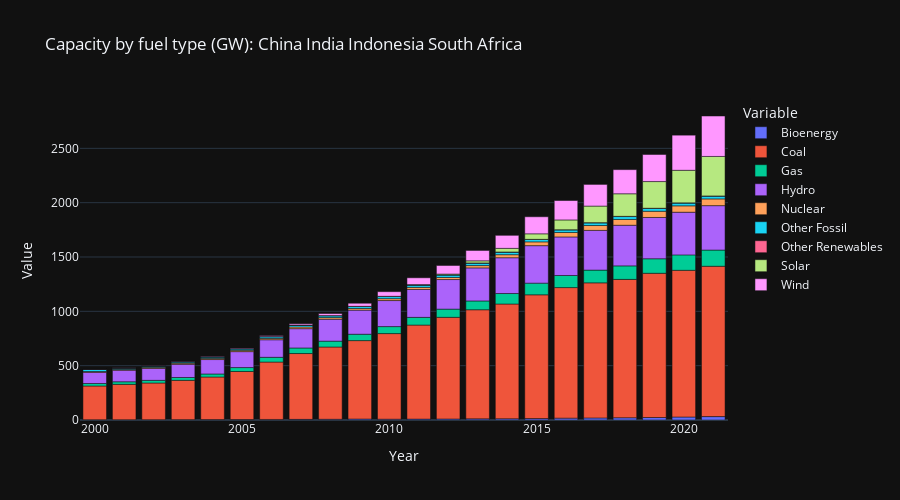
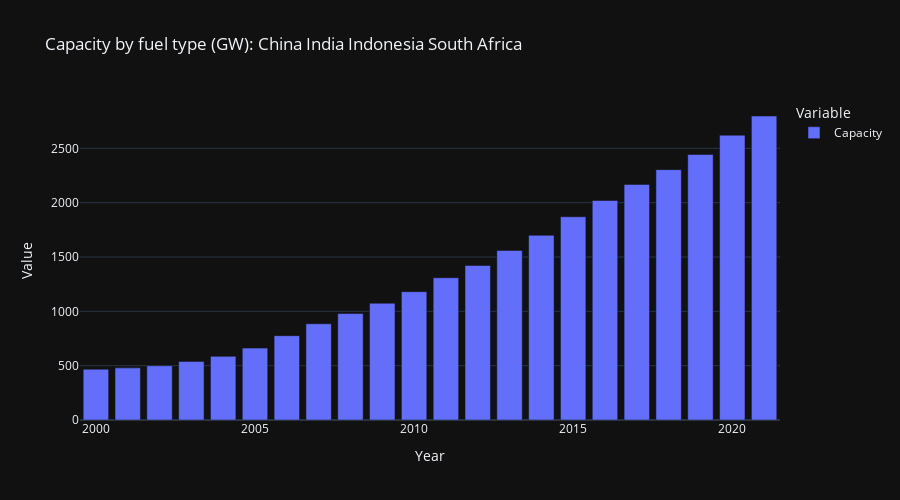
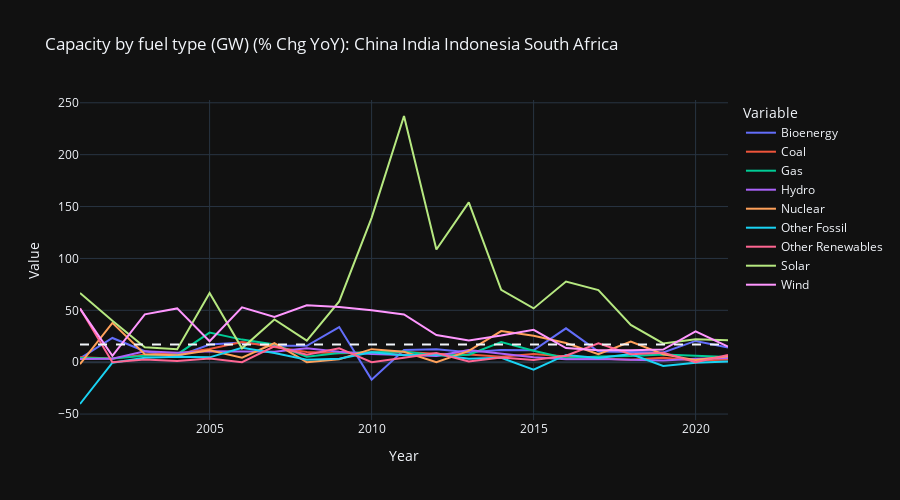
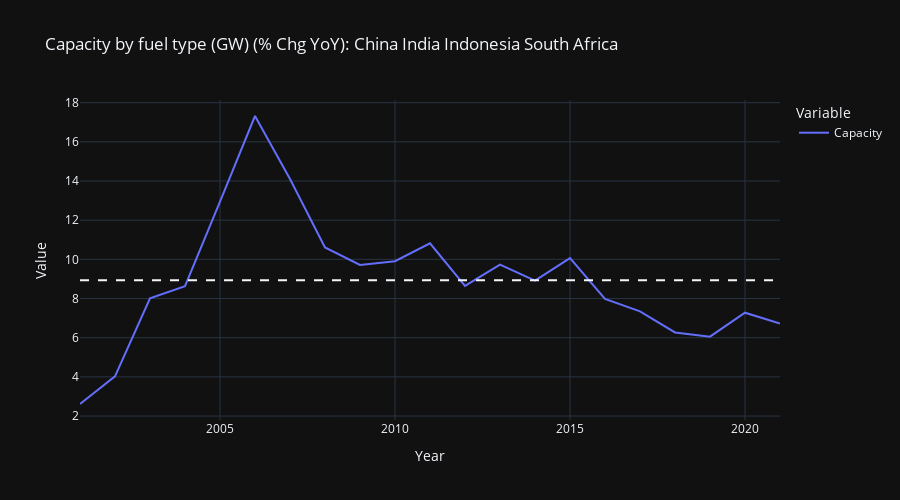

These figures' notebook cell, in order:
### Code cell
import pandas as pd
import plotly_express as px

geo_list = ['China', 'India', 'Indonesia', 'South Africa'] # select cuntries or regions (e.g. 'Europe' and/or 'World') for which to see the data for
data_fields = [
    ['Capacity', 'Fuel', 'GW', 'Capacity by fuel type (GW)'],
    ['Electricity generation', 'Fuel', 'TWh', 'Power generation by fuel type (TWh)'],
    ['Electricity imports', 'Electricity imports', 'TWh', 'Net power imports (TWh)'],
    ['Electricity demand', 'Demand', 'TWh', 'Power demand (TWh)']
    ] # creates list of lists. Each list represents a specific data fueld and its description

def bar_chart_data_func(df, data_fields): # formats and aggregates data for selected countries/regions. Returns result as a DataFrame
    df = df[(df['Category']==data_fields[0]) & (df['Subcategory']==data_fields[1]) & (df['Unit']==data_fields[2]) & (df['Area'].isin(geo_list))] # filter rows where values under 'Category' column equal first value in 'data_fields' list (e.g. 'Capacity'), where values under 'Subcategory' column equal second value in 'data_fields' list  (e.g. 'Fuel'), where values under 'Unit' column equal third value in 'data_fields' list  and where 'Area' matches a list of countries provided in 'geo_list' variable
    df = df.groupby(['Variable', 'Year'], group_keys=True, as_index=False)[['Value']].sum() # group fuel types 'Variables' and show it as total sum for selected countries in the 'geo_list'
    return df

def agg_bar_chart_data_func(df, data_fields): # aggregates data by fuel type (e.g. Capacity for Wind+Solar+Nuclear) into single value (e.g. total capacity) and returns result as a DataFrame
    df = df.groupby('Year', as_index=False).sum() # aggregates data by fuel type into single value. In the process, removes 'Variable' column
    df['Variable'] = data_fields[0] # adds back 'Variable' column
    return df

def pct_chg_data_func(df): # calculates % YoY change values based on data calculated using 'bar_chart_data_func()' function and returns result as a DataFrame
    df = df.pivot(index='Year', columns='Variable', values='Value') # moves 'Variable' names to individual columns
    df = df.pct_change()*100 # calculates yearly percentage change
    df = df[1:].reset_index() # removes first row with NaN values and moves 'Year' variable from being index to an individual 'Year' column
    df = df.melt(id_vars=['Year'], value_vars=list(df.columns)[1:], var_name='Variable', value_name='Value') # moves 'Variable' names back to a single column
    return df

def bar_chart_func(df, data_fields): # creates bar chart for actual data for countries/regions selected in 'geo_list' variable
    fig = px.bar(df, 
        x=df['Year'],
        y=df['Value'],
        color=df['Variable'],
        height=500, 
        width=900,
        title=data_fields[3] + ': ' + ' '.join(geo_list),
        # barmode = 'group',
        template='plotly_dark'
        )  # charts the data
    fig.show() # chart aggregated data for selected countries/regions

def pct_chg_line_chart_func(df, data_fields): # creates bar chart for % YoY change data for countries/regions selected in 'geo_list' variable
    fig = px.line(df, 
        x=df['Year'],
        y=df['Value'],
        color=df['Variable'],
        height=500, 
        width=900,
        title=data_fields[3] + ' (% Chg YoY): ' + ' '.join(geo_list),
        # barmode = 'group',
        template='plotly_dark'
        )  # charts the data
    fig.add_hline(y=df['Value'].describe()[1], line_dash="dash") # adds a vertical average dash line to the chart
    fig.show() # chart aggregated data for selected countries

df = pd.read_csv('yearly_full_release_long_format-1.csv') # copy content of csv file downloaded from 'https://ember-climate.org/app/uploads/2022/07/yearly_full_release_long_format-1.csv' to 'df' DataFrame
df.drop(['Ember region','EU', 'OECD', 'G20', 'G7', 'YoY absolute change', 'YoY % change'], axis=1, inplace=True) # remove unwanted columns

# run functions

for x in range(len(data_fields)): # loops through list of lists in 'data_fields' column to format and chart the data for each of those lists
    bar_chart_data = bar_chart_data_func(df, data_fields[x]) # function to format and aggregate data for selected countries/regions. Then, this function returns result as a DataFrame
    bar_chart = bar_chart_func(bar_chart_data, data_fields[x]) # function to create a bar chart for actual data for countries/regions selected in 'geo_list' variable
    if data_fields[x][1] == 'Fuel': # this condition helps avoid creating duplicate charts for data fields where there is no breakdown by fuel type (e.g. 'Electricity demand' and 'Electricity imports')
        agg_bar_chart_data = agg_bar_chart_data_func(bar_chart_data, data_fields[x]) # function to aggregate data by fuel type (e.g. Capacity for Wind+Solar+Nuclear) into single value (e.g. total capacity) and returns result as a DataFrame
        agg_bar_chart = bar_chart_func(agg_bar_chart_data, data_fields[x]) # function to create a bar chart for aggregated actual data for countries/regions selected in 'geo_list' variable
    pct_chg_data = pct_chg_data_func(bar_chart_data) # function to calculate % YoY change values based on data calculated previously using 'bar_chart_data_func()' function. Then, this function returns result as a DataFrame
    pct_chg_chart = pct_chg_line_chart_func(pct_chg_data, data_fields[x]) # function to create a bar chart for % YoY change data for countries/regions selected in 'geo_list' variable
    if data_fields[x][1] == 'Fuel': # this condition helps avoid creating duplicate charts for data fields where there is no breakdown by fuel type (e.g. 'Electricity demand' and 'Electricity imports')
        agg_pct_chg_data = pct_chg_data_func(agg_bar_chart_data) # function to calculate % YoY change values based on data calculated previously using 'bar_chart_data_func()' function. Then, this function returns result as a DataFrame
        agg_pct_chg_chart = pct_chg_line_chart_func(agg_pct_chg_data, data_fields[x]) # function to create a bar chart for % YoY change data for countries/regions selected in 'geo_list' variable

### Figure 1 — Plotly figure (JSON) as saved in the notebook; plotly's stock layout.template omitted (floating-point values rounded to 4 significant figures)
{"data": [{"alignmentgroup": "True", "hovertemplate": "Variable=Bioenergy<br>Year=%{x}<br>Value=%{y}<extra></extra>", "legendgroup": "Bioenergy", "marker": {"color": "#636efa", "pattern": {"shape": ""}}, "name": "Bioenergy", "offsetgroup": "Bioenergy", "orientation": "v", "showlegend": true, "textposition": "auto", "type": "bar", "x": [2000, 2001, 2002, 2003, 2004, 2005, 2006, 2007, 2008, 2009, 2010, 2011, 2012, 2013, 2014, 2015, 2016, 2017, 2018, 2019, 2020, 2021], "xaxis": "x", "y": [2.44, 2.53, 3.12, 3.45, 3.64, 4.26, 5.07, 5.87, 6.8, 9.1, 7.57, 8.46, 9.51, 10.41, 11.63, 12.96, 17.19, 18.96, 20.77, 22.73, 27.39, 31.26], "yaxis": "y"}, {"alignmentgroup": "True", "hovertemplate": "Variable=Coal<br>Year=%{x}<br>Value=%{y}<extra></extra>", "legendgroup": "Coal", "marker": {"color": "#EF553B", "pattern": {"shape": ""}}, "name": "Coal", "offsetgroup": "Coal", "orientation": "v", "showlegend": true, "textposition": "auto", "type": "bar", "x": [2000, 2001, 2002, 2003, 2004, 2005, 2006, 2007, 2008, 2009, 2010, 2011, 2012, 2013, 2014, 2015, 2016, 2017, 2018, 2019, 2020, 2021], "xaxis": "x", "y": [310.6, 325.7, 337.4, 361.8, 392.1, 442.3, 528.2, 605.8, 665.1, 721.6, 787.8, 865.2, 935.4, 1004.0, 1056.0, 1139.0, 1201.0, 1243.0, 1273.0, 1328.0, 1350.0, 1384.0], "yaxis": "y"}, {"alignmentgroup": "True", "hovertemplate": "Variable=Gas<br>Year=%{x}<br>Value=%{y}<extra></extra>", "legendgroup": "Gas", "marker": {"color": "#00cc96", "pattern": {"shape": ""}}, "name": "Gas", "offsetgroup": "Gas", "orientation": "v", "showlegend": true, "textposition": "auto", "type": "bar", "x": [2000, 2001, 2002, 2003, 2004, 2005, 2006, 2007, 2008, 2009, 2010, 2011, 2012, 2013, 2014, 2015, 2016, 2017, 2018, 2019, 2020, 2021], "xaxis": "x", "y": [22.73, 23.66, 24.51, 26.01, 27.96, 35.93, 43.75, 51.23, 53.94, 58.73, 64.38, 70.96, 75.48, 80.97, 96.65, 107.3, 111.3, 117.4, 124.3, 133.5, 141.9, 149.0], "yaxis": "y"}, {"alignmentgroup": "True", "hovertemplate": "Variable=Hydro<br>Year=%{x}<br>Value=%{y}<extra></extra>", "legendgroup": "Hydro", "marker": {"color": "#ab63fa", "pattern": {"shape": ""}}, "name": "Hydro", "offsetgroup": "Hydro", "orientation": "v", "showlegend": true, "textposition": "auto", "type": "bar", "x": [2000, 2001, 2002, 2003, 2004, 2005, 2006, 2007, 2008, 2009, 2010, 2011, 2012, 2013, 2014, 2015, 2016, 2017, 2018, 2019, 2020, 2021], "xaxis": "x", "y": [103.3, 106.5, 110, 121.6, 132.8, 146.9, 161.6, 177.7, 201.5, 221.8, 239.5, 256.9, 272.3, 304.2, 329.3, 344.9, 354.6, 365.6, 374.1, 380.0, 392.8, 408.7], "yaxis": "y"}, {"alignmentgroup": "True", "hovertemplate": "Variable=Nuclear<br>Year=%{x}<br>Value=%{y}<extra></extra>", "legendgroup": "Nuclear", "marker": {"color": "#FFA15A", "pattern": {"shape": ""}}, "name": "Nuclear", "offsetgroup": "Nuclear", "orientation": "v", "showlegend": true, "textposition": "auto", "type": "bar", "x": [2000, 2001, 2002, 2003, 2004, 2005, 2006, 2007, 2008, 2009, 2010, 2011, 2012, 2013, 2014, 2015, 2016, 2017, 2018, 2019, 2020, 2021], "xaxis": "x", "y": [7.08, 6.94, 9.57, 10.3, 11, 12.26, 12.8, 15.14, 15.14, 15.58, 17.54, 19.29, 19.29, 21.38, 27.8, 34.89, 41.36, 44.54, 53.38, 57.46, 58.61, 61.98], "yaxis": "y"}, {"alignmentgroup": "True", "hovertemplate": "Variable=Other Fossil<br>Year=%{x}<br>Value=%{y}<extra></extra>", "legendgroup": "Other Fossil", "marker": {"color": "#19d3f3", "pattern": {"shape": ""}}, "name": "Other Fossil", "offsetgroup": "Other Fossil", "orientation": "v", "showlegend": true, "textposition": "auto", "type": "bar", "x": [2000, 2001, 2002, 2003, 2004, 2005, 2006, 2007, 2008, 2009, 2010, 2011, 2012, 2013, 2014, 2015, 2016, 2017, 2018, 2019, 2020, 2021], "xaxis": "x", "y": [19.68, 11.75, 11.69, 12.2, 12.84, 13.44, 15.31, 16.66, 17.07, 17.62, 19.29, 20.57, 22.09, 22.83, 23.79, 22.08, 23.63, 24.61, 26.52, 25.54, 25.38, 25.54], "yaxis": "y"}, {"alignmentgroup": "True", "hovertemplate": "Variable=Other Renewables<br>Year=%{x}<br>Value=%{y}<extra></extra>", "legendgroup": "Other Renewables", "marker": {"color": "#FF6692", "pattern": {"shape": ""}}, "name": "Other Renewables", "offsetgroup": "Other Renewables", "orientation": "v", "showlegend": true, "textposition": "auto", "type": "bar", "x": [2000, 2001, 2002, 2003, 2004, 2005, 2006, 2007, 2008, 2009, 2010, 2011, 2012, 2013, 2014, 2015, 2016, 2017, 2018, 2019, 2020, 2021], "xaxis": "x", "y": [0.52, 0.79, 0.79, 0.81, 0.82, 0.85, 0.85, 0.98, 1.05, 1.19, 1.19, 1.24, 1.35, 1.36, 1.42, 1.45, 1.54, 1.82, 1.96, 2.14, 2.14, 2.29], "yaxis": "y"}, {"alignmentgroup": "True", "hovertemplate": "Variable=Solar<br>Year=%{x}<br>Value=%{y}<extra></extra>", "legendgroup": "Solar", "marker": {"color": "#B6E880", "pattern": {"shape": ""}}, "name": "Solar", "offsetgroup": "Solar", "orientation": "v", "showlegend": true, "textposition": "auto", "type": "bar", "x": [2000, 2001, 2002, 2003, 2004, 2005, 2006, 2007, 2008, 2009, 2010, 2011, 2012, 2013, 2014, 2015, 2016, 2017, 2018, 2019, 2020, 2021], "xaxis": "x", "y": [0.03, 0.05, 0.07, 0.08, 0.09, 0.15, 0.17, 0.24, 0.29, 0.46, 1.1, 3.71, 7.74, 19.66, 33.37, 50.67, 90.06, 152.6, 207.6, 245.2, 299.5, 363.1], "yaxis": "y"}, {"alignmentgroup": "True", "hovertemplate": "Variable=Wind<br>Year=%{x}<br>Value=%{y}<extra></extra>", "legendgroup": "Wind", "marker": {"color": "#FF97FF", "pattern": {"shape": ""}}, "name": "Wind", "offsetgroup": "Wind", "orientation": "v", "showlegend": true, "textposition": "auto", "type": "bar", "x": [2000, 2001, 2002, 2003, 2004, 2005, 2006, 2007, 2008, 2009, 2010, 2011, 2012, 2013, 2014, 2015, 2016, 2017, 2018, 2019, 2020, 2021], "xaxis": "x", "y": [1.28, 1.94, 2.06, 3.01, 4.57, 5.49, 8.39, 12.04, 18.64, 28.54, 42.82, 62.54, 78.91, 95.41, 119.9, 157.2, 178.7, 199.3, 222.2, 249.3, 323.3, 372.2], "yaxis": "y"}], "layout": {"barmode": "relative", "height": 500, "legend": {"title": {"text": "Variable"}, "tracegroupgap": 0}, "title": {"text": "Capacity by fuel type (GW): China India Indonesia South Africa"}, "width": 900, "xaxis": {"anchor": "y", "domain": [0, 1], "title": {"text": "Year"}}, "yaxis": {"anchor": "x", "domain": [0, 1], "title": {"text": "Value"}}}}

### Figure 2 — Plotly figure (JSON) as saved in the notebook; plotly's stock layout.template omitted (floating-point values rounded to 4 significant figures)
{"data": [{"alignmentgroup": "True", "hovertemplate": "Variable=Capacity<br>Year=%{x}<br>Value=%{y}<extra></extra>", "legendgroup": "Capacity", "marker": {"color": "#636efa", "pattern": {"shape": ""}}, "name": "Capacity", "offsetgroup": "Capacity", "orientation": "v", "showlegend": true, "textposition": "auto", "type": "bar", "x": [2000, 2001, 2002, 2003, 2004, 2005, 2006, 2007, 2008, 2009, 2010, 2011, 2012, 2013, 2014, 2015, 2016, 2017, 2018, 2019, 2020, 2021], "xaxis": "x", "y": [467.6, 479.9, 499.2, 539.2, 585.7, 661.6, 776.1, 885.6, 979.5, 1075.0, 1181.0, 1309.0, 1422.0, 1560.0, 1700.0, 1871.0, 2020.0, 2168.0, 2304.0, 2444.0, 2621.0, 2798.0], "yaxis": "y"}], "layout": {"barmode": "relative", "height": 500, "legend": {"title": {"text": "Variable"}, "tracegroupgap": 0}, "title": {"text": "Capacity by fuel type (GW): China India Indonesia South Africa"}, "width": 900, "xaxis": {"anchor": "y", "domain": [0, 1], "title": {"text": "Year"}}, "yaxis": {"anchor": "x", "domain": [0, 1], "title": {"text": "Value"}}}}

### Figure 3 — Plotly figure (JSON) as saved in the notebook; plotly's stock layout.template omitted (floating-point values rounded to 4 significant figures)
{"data": [{"hovertemplate": "Variable=Bioenergy<br>Year=%{x}<br>Value=%{y}<extra></extra>", "legendgroup": "Bioenergy", "line": {"color": "#636efa", "dash": "solid"}, "marker": {"symbol": "circle"}, "mode": "lines", "name": "Bioenergy", "orientation": "v", "showlegend": true, "type": "scatter", "x": [2001, 2002, 2003, 2004, 2005, 2006, 2007, 2008, 2009, 2010, 2011, 2012, 2013, 2014, 2015, 2016, 2017, 2018, 2019, 2020, 2021], "xaxis": "x", "y": [3.689, 23.32, 10.58, 5.507, 17.03, 19.01, 15.78, 15.84, 33.82, -16.81, 11.76, 12.41, 9.464, 11.72, 11.44, 32.64, 10.3, 9.546, 9.437, 20.5, 14.13], "yaxis": "y"}, {"hovertemplate": "Variable=Coal<br>Year=%{x}<br>Value=%{y}<extra></extra>", "legendgroup": "Coal", "line": {"color": "#EF553B", "dash": "solid"}, "marker": {"symbol": "circle"}, "mode": "lines", "name": "Coal", "orientation": "v", "showlegend": true, "type": "scatter", "x": [2001, 2002, 2003, 2004, 2005, 2006, 2007, 2008, 2009, 2010, 2011, 2012, 2013, 2014, 2015, 2016, 2017, 2018, 2019, 2020, 2021], "xaxis": "x", "y": [4.849, 3.602, 7.223, 8.373, 12.82, 19.43, 14.67, 9.799, 8.499, 9.16, 9.831, 8.117, 7.351, 5.134, 7.903, 5.465, 3.489, 2.407, 4.272, 1.705, 2.479], "yaxis": "y"}, {"hovertemplate": "Variable=Gas<br>Year=%{x}<br>Value=%{y}<extra></extra>", "legendgroup": "Gas", "line": {"color": "#00cc96", "dash": "solid"}, "marker": {"symbol": "circle"}, "mode": "lines", "name": "Gas", "orientation": "v", "showlegend": true, "type": "scatter", "x": [2001, 2002, 2003, 2004, 2005, 2006, 2007, 2008, 2009, 2010, 2011, 2012, 2013, 2014, 2015, 2016, 2017, 2018, 2019, 2020, 2021], "xaxis": "x", "y": [4.092, 3.593, 6.12, 7.497, 28.51, 21.76, 17.1, 5.29, 8.88, 9.62, 10.22, 6.37, 7.273, 19.37, 11.04, 3.736, 5.416, 5.93, 7.384, 6.27, 5.019], "yaxis": "y"}, {"hovertemplate": "Variable=Hydro<br>Year=%{x}<br>Value=%{y}<extra></extra>", "legendgroup": "Hydro", "line": {"color": "#ab63fa", "dash": "solid"}, "marker": {"symbol": "circle"}, "mode": "lines", "name": "Hydro", "orientation": "v", "showlegend": true, "type": "scatter", "x": [2001, 2002, 2003, 2004, 2005, 2006, 2007, 2008, 2009, 2010, 2011, 2012, 2013, 2014, 2015, 2016, 2017, 2018, 2019, 2020, 2021], "xaxis": "x", "y": [3.166, 3.248, 10.54, 9.187, 10.63, 9.995, 9.991, 13.39, 10.08, 7.967, 7.287, 5.979, 11.73, 8.257, 4.722, 2.827, 3.085, 2.333, 1.566, 3.384, 4.03], "yaxis": "y"}, {"hovertemplate": "Variable=Nuclear<br>Year=%{x}<br>Value=%{y}<extra></extra>", "legendgroup": "Nuclear", "line": {"color": "#FFA15A", "dash": "solid"}, "marker": {"symbol": "circle"}, "mode": "lines", "name": "Nuclear", "orientation": "v", "showlegend": true, "type": "scatter", "x": [2001, 2002, 2003, 2004, 2005, 2006, 2007, 2008, 2009, 2010, 2011, 2012, 2013, 2014, 2015, 2016, 2017, 2018, 2019, 2020, 2021], "xaxis": "x", "y": [-1.977, 37.9, 7.628, 6.796, 11.45, 4.405, 18.28, 0, 2.906, 12.58, 9.977, 0, 10.83, 30.03, 25.5, 18.54, 7.689, 19.85, 7.643, 2.001, 5.75], "yaxis": "y"}, {"hovertemplate": "Variable=Other Fossil<br>Year=%{x}<br>Value=%{y}<extra></extra>", "legendgroup": "Other Fossil", "line": {"color": "#19d3f3", "dash": "solid"}, "marker": {"symbol": "circle"}, "mode": "lines", "name": "Other Fossil", "orientation": "v", "showlegend": true, "type": "scatter", "x": [2001, 2002, 2003, 2004, 2005, 2006, 2007, 2008, 2009, 2010, 2011, 2012, 2013, 2014, 2015, 2016, 2017, 2018, 2019, 2020, 2021], "xaxis": "x", "y": [-40.29, -0.5106, 4.363, 5.246, 4.673, 13.91, 8.818, 2.461, 3.222, 9.478, 6.636, 7.389, 3.35, 4.205, -7.188, 7.02, 4.147, 7.761, -3.695, -0.6265, 0.6304], "yaxis": "y"}, {"hovertemplate": "Variable=Other Renewables<br>Year=%{x}<br>Value=%{y}<extra></extra>", "legendgroup": "Other Renewables", "line": {"color": "#FF6692", "dash": "solid"}, "marker": {"symbol": "circle"}, "mode": "lines", "name": "Other Renewables", "orientation": "v", "showlegend": true, "type": "scatter", "x": [2001, 2002, 2003, 2004, 2005, 2006, 2007, 2008, 2009, 2010, 2011, 2012, 2013, 2014, 2015, 2016, 2017, 2018, 2019, 2020, 2021], "xaxis": "x", "y": [51.92, 0, 2.532, 1.235, 3.659, 0, 15.29, 7.143, 13.33, 0, 4.202, 8.871, 0.7407, 4.412, 2.113, 6.207, 18.18, 7.692, 9.184, 0, 7.009], "yaxis": "y"}, {"hovertemplate": "Variable=Solar<br>Year=%{x}<br>Value=%{y}<extra></extra>", "legendgroup": "Solar", "line": {"color": "#B6E880", "dash": "solid"}, "marker": {"symbol": "circle"}, "mode": "lines", "name": "Solar", "orientation": "v", "showlegend": true, "type": "scatter", "x": [2001, 2002, 2003, 2004, 2005, 2006, 2007, 2008, 2009, 2010, 2011, 2012, 2013, 2014, 2015, 2016, 2017, 2018, 2019, 2020, 2021], "xaxis": "x", "y": [66.67, 40.0, 14.29, 12.5, 66.67, 13.33, 41.18, 20.83, 58.62, 139.1, 237.3, 108.6, 154.0, 69.74, 51.84, 77.74, 69.48, 36.0, 18.14, 22.14, 21.22], "yaxis": "y"}, {"hovertemplate": "Variable=Wind<br>Year=%{x}<br>Value=%{y}<extra></extra>", "legendgroup": "Wind", "line": {"color": "#FF97FF", "dash": "solid"}, "marker": {"symbol": "circle"}, "mode": "lines", "name": "Wind", "orientation": "v", "showlegend": true, "type": "scatter", "x": [2001, 2002, 2003, 2004, 2005, 2006, 2007, 2008, 2009, 2010, 2011, 2012, 2013, 2014, 2015, 2016, 2017, 2018, 2019, 2020, 2021], "xaxis": "x", "y": [51.56, 6.186, 46.12, 51.83, 20.13, 52.82, 43.5, 54.82, 53.11, 50.04, 46.05, 26.18, 20.91, 25.63, 31.17, 13.66, 11.54, 11.47, 12.22, 29.68, 15.1], "yaxis": "y"}], "layout": {"height": 500, "legend": {"title": {"text": "Variable"}, "tracegroupgap": 0}, "shapes": [{"line": {"dash": "dash"}, "type": "line", "x0": 0, "x1": 1, "xref": "x domain", "y0": 17.13, "y1": 17.13, "yref": "y"}], "title": {"text": "Capacity by fuel type (GW) (% Chg YoY): China India Indonesia South Africa"}, "width": 900, "xaxis": {"anchor": "y", "domain": [0, 1], "title": {"text": "Year"}}, "yaxis": {"anchor": "x", "domain": [0, 1], "title": {"text": "Value"}}}}

### Figure 4 — Plotly figure (JSON) as saved in the notebook; plotly's stock layout.template omitted (floating-point values rounded to 4 significant figures)
{"data": [{"hovertemplate": "Variable=Capacity<br>Year=%{x}<br>Value=%{y}<extra></extra>", "legendgroup": "Capacity", "line": {"color": "#636efa", "dash": "solid"}, "marker": {"symbol": "circle"}, "mode": "lines", "name": "Capacity", "orientation": "v", "showlegend": true, "type": "scatter", "x": [2001, 2002, 2003, 2004, 2005, 2006, 2007, 2008, 2009, 2010, 2011, 2012, 2013, 2014, 2015, 2016, 2017, 2018, 2019, 2020, 2021], "xaxis": "x", "y": [2.615, 4.03, 8.015, 8.627, 12.95, 17.32, 14.1, 10.61, 9.712, 9.904, 10.82, 8.648, 9.729, 8.919, 10.06, 7.977, 7.342, 6.27, 6.053, 7.277, 6.727], "yaxis": "y"}], "layout": {"height": 500, "legend": {"title": {"text": "Variable"}, "tracegroupgap": 0}, "shapes": [{"line": {"dash": "dash"}, "type": "line", "x0": 0, "x1": 1, "xref": "x domain", "y0": 8.938, "y1": 8.938, "yref": "y"}], "title": {"text": "Capacity by fuel type (GW) (% Chg YoY): China India Indonesia South Africa"}, "width": 900, "xaxis": {"anchor": "y", "domain": [0, 1], "title": {"text": "Year"}}, "yaxis": {"anchor": "x", "domain": [0, 1], "title": {"text": "Value"}}}}
